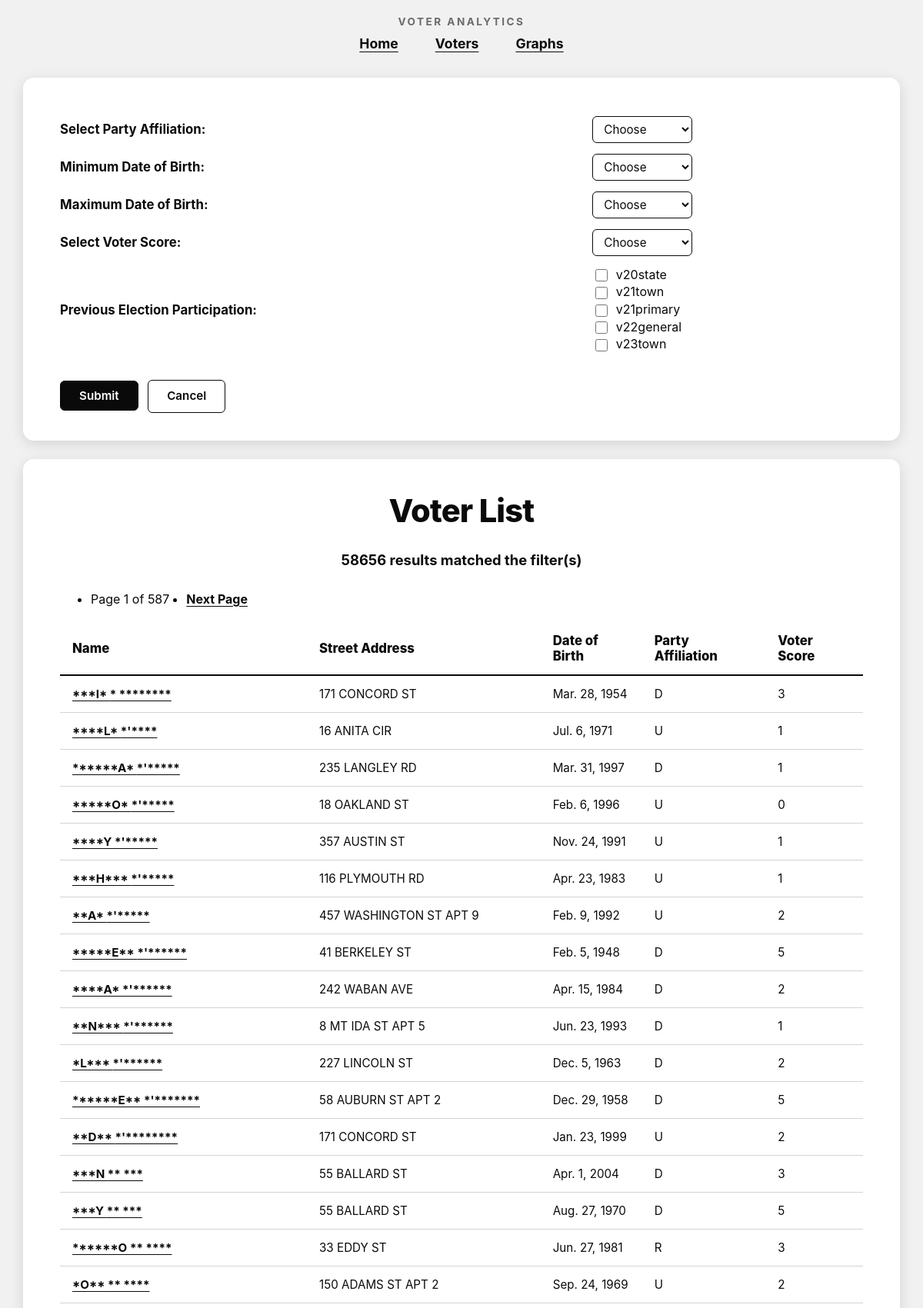
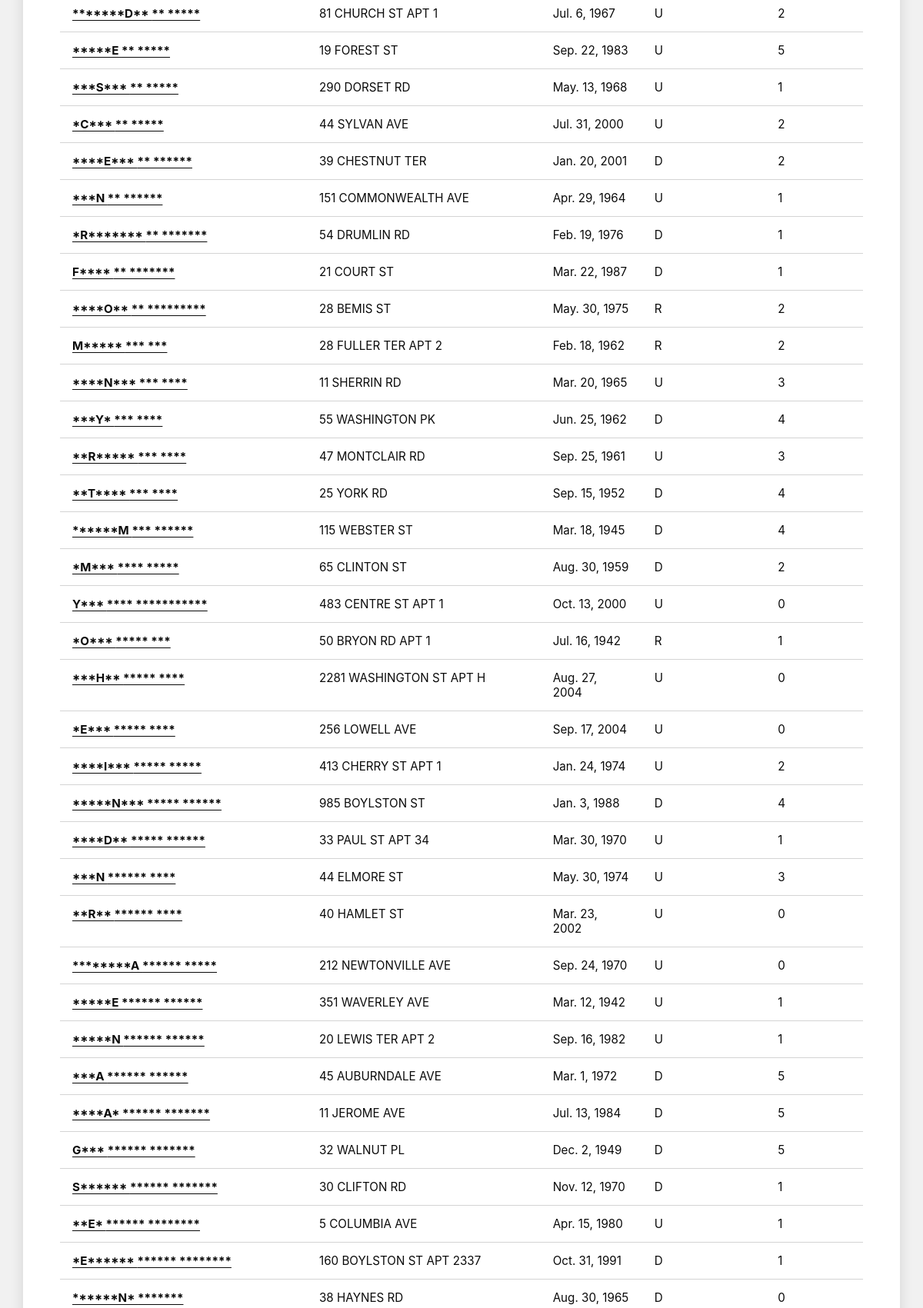
Screenshot of /voter_analytics/ (upper part) with the database file from the repository (2 pictures, top to bottom).
### voter_analytics/models.py (models this page shows, shortened)
class Voter(models.Model):
    voter_id = models.CharField(max_length=15)
    last_name = models.CharField(max_length=50)
    first_name = models.CharField(max_length=50)
    addr_st_num = models.CharField(max_length=10)
    addr_st_name = models.CharField(max_length=50)
    addr_apt_num = models.CharField(max_length=20, blank=True)
    addr_zip_code = models.CharField(max_length=10)
    dob = models.DateField()
    dor = models.DateField()
    party_affil = models.CharField(max_length=2)
    prec_num = models.IntegerField()
    v20state = models.BooleanField()
    v21town = models.BooleanField()
    v21primary = models.BooleanField()
    v22general = models.BooleanField()
    v23town = models.BooleanField()
    voter_score = models.IntegerField()

### voter_analytics/views.py (the view)
# urls.py: path(r'', views.VotersListView.as_view(), name='voters'),
class VotersListView(ListView):
    model = Voter
    template_name = 'voter_analytics/voters.html'
    context_object_name = 'voters'
    paginate_by = 100
    def get_queryset(self):
        voters = super().get_queryset().order_by('last_name', 'first_name')
        if 'party' in self.request.GET:
            party = self.request.GET['party']
            if party:
                voters = voters.filter(party_affil=party)
        if 'min_dob' in self.request.GET:
            min_dob = self.request.GET['min_dob']
            if min_dob:
                voters = voters.filter(dob__year__gte=min_dob)
        if 'max_dob' in self.request.GET:
            max_dob = self.request.GET['max_dob']
            if max_dob:
                voters = voters.filter(dob__year__lte=max_dob)
        if 'voter_score' in self.request.GET:
            voter_score = self.request.GET['voter_score']
            if voter_score:
                voters = voters.filter(voter_score=voter_score)
        if 'v20state' in self.request.GET:
            voters = voters.filter(v20state=True)
        if 'v21town' in self.request.GET:
            voters = voters.filter(v21town=True)
        if 'v21primary' in self.request.GET:
            voters = voters.filter(v21primary=True)
        if 'v22general' in self.request.GET:
            voters = voters.filter(v22general=True)
        if 'v23town' in self.request.GET:
            voters = voters.filter(v23town=True)
        return voters
    def get_context_data(self, **kwargs):
        context = super().get_context_data(**kwargs)
        context['parties'] = Voter.objects.values_list('party_affil', flat=True).distinct().order_by('party_affil')
        context['scores'] = ['0', '1', '2', '3', '4', '5']
        context['years'] = [str(date.year) for date in Voter.objects.dates('dob', 'year')]
        params = self.request.GET.copy()
        params.pop("page", None)
        context['querystring'] = params.urlencode()
        return context

### voter_analytics/templates/voter_analytics/voters.html (shortened to what this page needs)
{% extends 'voter_analytics/base.html' %}
{% block content %}
{% include "voter_analytics/search.html" %}
<div class="container card">
    <h2>Voter List</h2>
    <p class="result-count">{{paginator.count}} results matched the filter(s)</p>
     <div class="row">
        {% if is_paginated %}
            <ul class="pagination">
                <li>
                    <span>Page {{page_obj.number}} of {{page_obj.paginator.num_pages}}</span>
                </li>
                {% if page_obj.has_next %}
                    <li>
                        <span><a href="?{{querystring}}&page={{page_obj.next_page_number}}">Next Page</a></span>
                    </li>
                {% endif %}
            </ul>
        {% endif %}
     </div>
      <div class="row">
        <table>
            <tr>
                <th>Name</th>
                <th>Street Address</th>
                <th>Date of Birth</th>
                <th>Party Affiliation</th>
                <th>Voter Score</th>
            </tr>
            {% for v in voters %}
                <tr>
                    <td><a href="{% url 'voter' v.pk %}">{{v.first_name}} {{v.last_name}}</a></td>
                    <td>{{v.addr_st_num}} {{v.addr_st_name}}
                        {% if v.addr_apt_num %}
                            APT {{v.addr_apt_num}}
                        {% endif %}
                    </td>
                    <td>{{v.dob|date:"M. j, Y"}}</td>
                    <td>{{v.party_affil}}</td>
                    <td>{{v.voter_score}}</td>
                </tr>
            {% endfor %}
        </table>
      </div>
</div>
{% endblock %}

### static/styles-voter-analytics.css (style rules this page uses)
:root { --black: #0a0a0a; --white: #ffffff; --page: #f1f1f1; --gray-100: #f6f6f6; --gray-300: #d4d4d4; --gray-600: #6b6b6b; --radius: 14px; --shadow: 0 4px 18px rgba(0, 0, 0, 0.12); --font: -apple-system, BlinkMacSystemFont, "Inter", "Segoe UI", Helvetica, Arial, sans-serif; }
* { box-sizing: border-box; }
body { margin: 0; padding-bottom: 40px; font-family: var(--font); font-size: 16px; line-height: 1.5; color: var(--black); background: var(--page); }
a { color: var(--black); }
form, section, main, .card, .results, .graphs { background: var(--white); border-radius: var(--radius); box-shadow: var(--shadow); margin: 24px 30px; padding: 36px 48px; }
h2, h3 { margin: 0 0 16px; font-weight: 800; letter-spacing: -0.02em; }
h2 { font-size: 2.6rem; text-align: center; margin-bottom: 20px; }
.result-count, .summary { text-align: center; font-weight: 700; font-size: 1.15rem; margin: 0 0 24px; }
table { width: 100%; border-collapse: collapse; font-size: 0.95rem; }
th { text-align: left; font-size: 1.05rem; font-weight: 800; padding: 14px 16px; border-bottom: 2px solid var(--black); }
td { padding: 14px 16px; border-bottom: 1px solid var(--gray-300); vertical-align: top; }
td a { font-weight: 700; text-decoration: underline; text-underline-offset: 3px; }
.pagination { display: flex; align-items: center; gap: 22px; margin: 0 0 18px; }
.pagination a { font-weight: 700; text-decoration: underline; text-underline-offset: 3px; }

### rows the page displays
Voter: first_name "*****E", last_name "** *****", addr_st_num "19", addr_st_name "FOREST ST", dob "Sep. 22, 1983", party_affil "U", voter_score "5"
Voter: first_name "*****N***", last_name "***** ******", addr_st_num "985", addr_st_name "BOYLSTON ST", dob "Jan. 3, 1988", party_affil "D", voter_score "4"
Voter: first_name "**E*", last_name "****** ********", addr_st_num "5", addr_st_name "COLUMBIA AVE", dob "Apr. 15, 1980", party_affil "U", voter_score "1"

### other values shown
{{ paginator.count }} "58656"
{{ page_obj.number }} "1"
{{ page_obj.paginator.num_pages }} "587"
